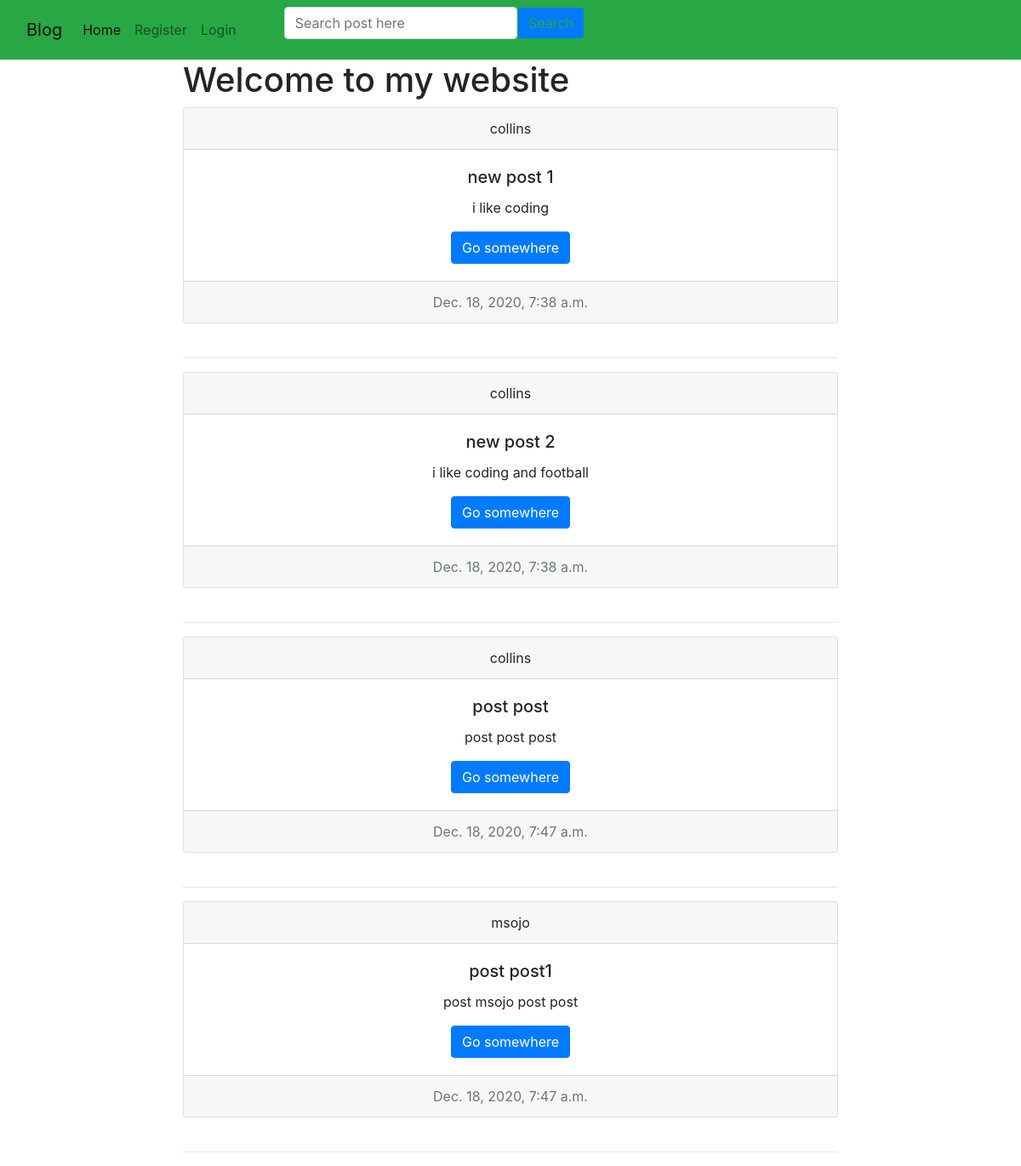
The page / on the database its author committed.
### blog/models.py (models this page shows, shortened)
class Post(models.Model):
    title = models.CharField(max_length=120)
    content = models.TextField()
    date_posted = models.DateTimeField(auto_now_add=True)
    author = models.ForeignKey(User,on_delete=models.CASCADE)

### blog/views.py (the view)
# urls.py: path('',views.home_view,name='home-view'),
def home_view(request):
    posts = Post.objects.all()
    context = {'posts':posts}
    return render(request,'blog/home.html',context)

### blog/templates/blog/home.html
{% extends 'blog/base.html' %}
{% block content %}
<h1>Welcome to my website</h1>
{% for post in posts %}
<div class="card text-center">
  <div class="card-header">
    {{ post.author }}
  </div>
  <div class="card-body">
    <h5 class="card-title">{{ post.title }}</h5>
    <p class="card-text">{{ post.content }}</p>
    <a href="#" class="btn btn-primary">Go somewhere</a>
  </div>
  <div class="card-footer text-muted">
    {{post.date_posted}}
  </div>
</div><br><hr>
{% endfor %}
{% endblock content %}

### blog/templates/blog/base.html (shortened to what this page needs)
{% load static %}
{% include 'blog/navbar.html' %}
<!DOCTYPE html>
<html lang="en">
<head>
    <link rel="stylesheet" href="https://maxcdn.bootstrapcdn.com/bootstrap/4.5.2/css/bootstrap.min.css">
    <link rel="stylesheet" type="text/css" href="{% static 'blog/styles.css' %}">
</head>
<body>
    <div class="container-fluid">
        <div class="row">
            <div class="col-md-2"></div>
            <div class="col-md-8">
                {% block content %}{% endblock content %}
            </div>
            <div class="col-md-2"></div>
        </div>
    </div>
</body>
</html>

### blog/templates/blog/navbar.html (shortened to what this page needs)
{% block navbar %}
<nav class="navbar navbar-expand-lg navbar-light bg-success">
    <div class="container-fluid">
      <a class="navbar-brand" href="{% url 'home-view' %}">Blog</a>
      <div class="collapse navbar-collapse" id="navbarSupportedContent">
        <ul class="navbar-nav me-auto mb-2 mb-lg-0">
          <li class="nav-item">
            <a class="nav-link active" aria-current="page" href="{% url 'home-view' %}">Home</a>
          </li>
          {% if user.is_authenticated %}
          <li class="nav-item">
            <a class="nav-link" href="{% url 'profile' %}">Profile</a>
          </li>
          <li class="nav-item">
            <a class="nav-link" href="{% url 'logout' %}">Logout</a>
          </li>
          {% else %}
          <li class="nav-item">
            <a class="nav-link" href="{% url 'register' %}">Register</a>
          </li>
          <li class="nav-item">
            <a class="nav-link" href="{% url 'login' %}">Login</a>
          </li>
          {% endif %}
        </ul>
        <br>
        <form class="d-flex ml-5">
          <input class="form-control me-2" type="search" placeholder="Search post here" aria-label="Search">
          <button class="btn btn-outline-success bg-primary" type="submit">Search</button>
        </form>
      </div>
    </div>
  </nav>
{% endblock %}

### blog/static/blog/styles.css (style rules this page uses)
body { margin: 0px; }

### rows shown on the page
Post: author "collins", title "new post 1", content "i like coding", date_posted "Dec. 18, 2020, 7:38 a.m."
Post: author "collins", title "new post 2", content "i like coding and football", date_posted "Dec. 18, 2020, 7:38 a.m."
Post: author "collins", title "post post", content "post post post", date_posted "Dec. 18, 2020, 7:47 a.m."
Post: author "msojo", title "post post1", content "post msojo post post", date_posted "Dec. 18, 2020, 7:47 a.m."
